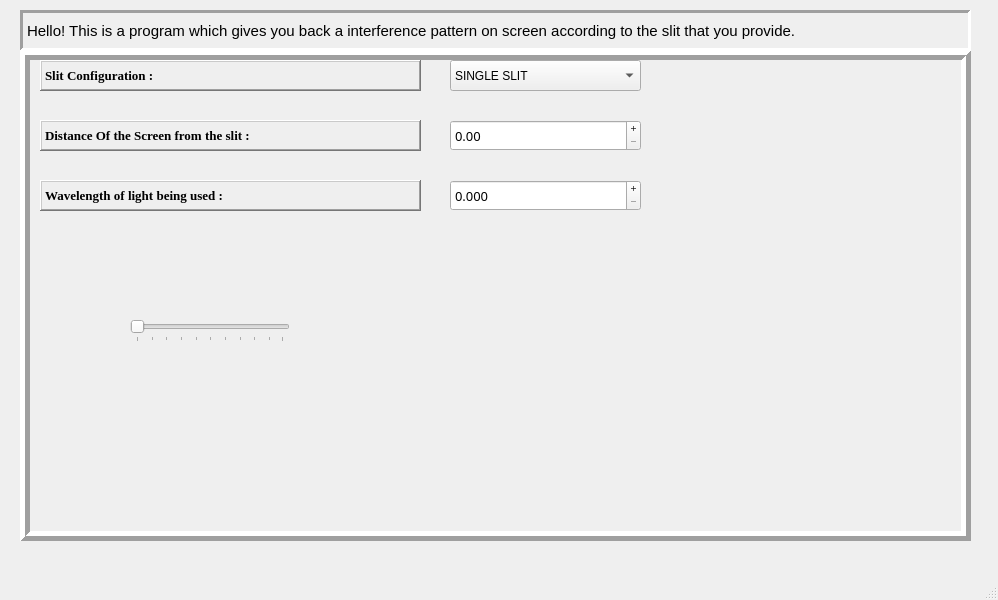
<?xml version="1.0" encoding="UTF-8"?>
<ui version="4.0">
 <class>MainWindow</class>
 <widget class="QMainWindow" name="MainWindow">
  <property name="geometry">
   <rect>
    <x>0</x>
    <y>0</y>
    <width>998</width>
    <height>600</height>
   </rect>
  </property>
  <property name="sizeIncrement">
   <size>
    <width>5</width>
    <height>5</height>
   </size>
  </property>
  <property name="windowTitle">
   <string>MainWindow</string>
  </property>
  <property name="unifiedTitleAndToolBarOnMac">
   <bool>false</bool>
  </property>
  <widget class="QWidget" name="centralwidget">
   <widget class="QFrame" name="main_frame">
    <property name="geometry">
     <rect>
      <x>20</x>
      <y>50</y>
      <width>951</width>
      <height>491</height>
     </rect>
    </property>
    <property name="mouseTracking">
     <bool>false</bool>
    </property>
    <property name="acceptDrops">
     <bool>true</bool>
    </property>
    <property name="autoFillBackground">
     <bool>false</bool>
    </property>
    <property name="frameShape">
     <enum>QFrame::Box</enum>
    </property>
    <property name="frameShadow">
     <enum>QFrame::Raised</enum>
    </property>
    <property name="lineWidth">
     <number>5</number>
    </property>
    <widget class="QComboBox" name="Sllit_Option">
     <property name="geometry">
      <rect>
       <x>430</x>
       <y>10</y>
       <width>191</width>
       <height>31</height>
      </rect>
     </property>
     <property name="whatsThis">
      <string>Slit Configuration</string>
     </property>
     <property name="autoFillBackground">
      <bool>true</bool>
     </property>
     <property name="editable">
      <bool>false</bool>
     </property>
     <property name="currentIndex">
      <number>0</number>
     </property>
     <item>
      <property name="text">
       <string notr="true">SINGLE SLIT</string>
      </property>
     </item>
     <item>
      <property name="text">
       <string>DOUBLE SLIT</string>
      </property>
     </item>
     <item>
      <property name="text">
       <string>DOUBLE POINT</string>
      </property>
     </item>
     <item>
      <property name="text">
       <string>MULTIPLE SLIT</string>
      </property>
     </item>
     <item>
      <property name="text">
       <string>MULTIPLE POINT</string>
      </property>
     </item>
     <item>
      <property name="text">
       <string>COUSTOMIZED SLIT</string>
      </property>
     </item>
    </widget>
    <widget class="QDoubleSpinBox" name="Distance">
     <property name="geometry">
      <rect>
       <x>430</x>
       <y>70</y>
       <width>191</width>
       <height>31</height>
      </rect>
     </property>
     <property name="font">
      <font>
       <family>Lucida Handwriting</family>
       <pointsize>10</pointsize>
      </font>
     </property>
     <property name="acceptDrops">
      <bool>true</bool>
     </property>
     <property name="accessibleName">
      <string>Distance</string>
     </property>
     <property name="buttonSymbols">
      <enum>QAbstractSpinBox::PlusMinus</enum>
     </property>
     <property name="maximum">
      <double>999.990000000000009</double>
     </property>
     <property name="singleStep">
      <double>0.500000000000000</double>
     </property>
    </widget>
    <widget class="QDoubleSpinBox" name="Wavelength">
     <property name="geometry">
      <rect>
       <x>430</x>
       <y>130</y>
       <width>191</width>
       <height>31</height>
      </rect>
     </property>
     <property name="font">
      <font>
       <family>Lucida Handwriting</family>
       <pointsize>10</pointsize>
      </font>
     </property>
     <property name="acceptDrops">
      <bool>true</bool>
     </property>
     <property name="whatsThis">
      <string>Wavelenght of light being used</string>
     </property>
     <property name="accessibleName">
      <string>Wavelength</string>
     </property>
     <property name="accessibleDescription">
      <string>Wavelenght of light being used</string>
     </property>
     <property name="frame">
      <bool>true</bool>
     </property>
     <property name="buttonSymbols">
      <enum>QAbstractSpinBox::PlusMinus</enum>
     </property>
     <property name="decimals">
      <number>3</number>
     </property>
     <property name="maximum">
      <double>999.990000000000009</double>
     </property>
     <property name="singleStep">
      <double>0.010000000000000</double>
     </property>
    </widget>
    <widget class="QLabel" name="Slit_Option_label">
     <property name="geometry">
      <rect>
       <x>20</x>
       <y>10</y>
       <width>381</width>
       <height>31</height>
      </rect>
     </property>
     <property name="font">
      <font>
       <family>Georgia</family>
       <pointsize>10</pointsize>
       <weight>75</weight>
       <bold>true</bold>
      </font>
     </property>
     <property name="frameShape">
      <enum>QFrame::WinPanel</enum>
     </property>
     <property name="frameShadow">
      <enum>QFrame::Raised</enum>
     </property>
     <property name="text">
      <string>Slit Configuration :</string>
     </property>
     <property name="textFormat">
      <enum>Qt::PlainText</enum>
     </property>
     <property name="margin">
      <number>0</number>
     </property>
    </widget>
    <widget class="QLabel" name="Distance_label">
     <property name="geometry">
      <rect>
       <x>20</x>
       <y>70</y>
       <width>381</width>
       <height>31</height>
      </rect>
     </property>
     <property name="font">
      <font>
       <family>Georgia</family>
       <pointsize>10</pointsize>
       <weight>75</weight>
       <bold>true</bold>
      </font>
     </property>
     <property name="frameShape">
      <enum>QFrame::WinPanel</enum>
     </property>
     <property name="frameShadow">
      <enum>QFrame::Raised</enum>
     </property>
     <property name="text">
      <string>Distance Of the Screen from the slit :</string>
     </property>
     <property name="textFormat">
      <enum>Qt::PlainText</enum>
     </property>
     <property name="margin">
      <number>0</number>
     </property>
    </widget>
    <widget class="QLabel" name="Wavelength_label">
     <property name="geometry">
      <rect>
       <x>20</x>
       <y>130</y>
       <width>381</width>
       <height>31</height>
      </rect>
     </property>
     <property name="font">
      <font>
       <family>Georgia</family>
       <pointsize>10</pointsize>
       <weight>75</weight>
       <bold>true</bold>
      </font>
     </property>
     <property name="frameShape">
      <enum>QFrame::WinPanel</enum>
     </property>
     <property name="frameShadow">
      <enum>QFrame::Raised</enum>
     </property>
     <property name="text">
      <string>Wavelength of light being used :</string>
     </property>
     <property name="textFormat">
      <enum>Qt::PlainText</enum>
     </property>
     <property name="margin">
      <number>0</number>
     </property>
    </widget>
    <widget class="QSlider" name="horizontalSlider">
     <property name="geometry">
      <rect>
       <x>110</x>
       <y>270</y>
       <width>160</width>
       <height>22</height>
      </rect>
     </property>
     <property name="orientation">
      <enum>Qt::Horizontal</enum>
     </property>
     <property name="invertedAppearance">
      <bool>false</bool>
     </property>
     <property name="invertedControls">
      <bool>false</bool>
     </property>
     <property name="tickPosition">
      <enum>QSlider::TicksBelow</enum>
     </property>
     <property name="tickInterval">
      <number>10</number>
     </property>
    </widget>
    <zorder>Distance</zorder>
    <zorder>Wavelength</zorder>
    <zorder>Sllit_Option</zorder>
    <zorder>Slit_Option_label</zorder>
    <zorder>Distance_label</zorder>
    <zorder>Wavelength_label</zorder>
    <zorder>horizontalSlider</zorder>
   </widget>
   <widget class="QLabel" name="label_2">
    <property name="geometry">
     <rect>
      <x>20</x>
      <y>10</y>
      <width>951</width>
      <height>41</height>
     </rect>
    </property>
    <property name="font">
     <font>
      <pointsize>11</pointsize>
     </font>
    </property>
    <property name="frameShape">
     <enum>QFrame::Panel</enum>
    </property>
    <property name="frameShadow">
     <enum>QFrame::Sunken</enum>
    </property>
    <property name="lineWidth">
     <number>3</number>
    </property>
    <property name="text">
     <string>Hello! This is a program which gives you back a interference pattern on screen according to the slit that you provide.</string>
    </property>
   </widget>
  </widget>
  <widget class="QMenuBar" name="menubar">
   <property name="geometry">
    <rect>
     <x>0</x>
     <y>0</y>
     <width>998</width>
     <height>26</height>
    </rect>
   </property>
  </widget>
  <widget class="QStatusBar" name="statusbar"/>
 </widget>
 <resources/>
 <connections/>
</ui>
